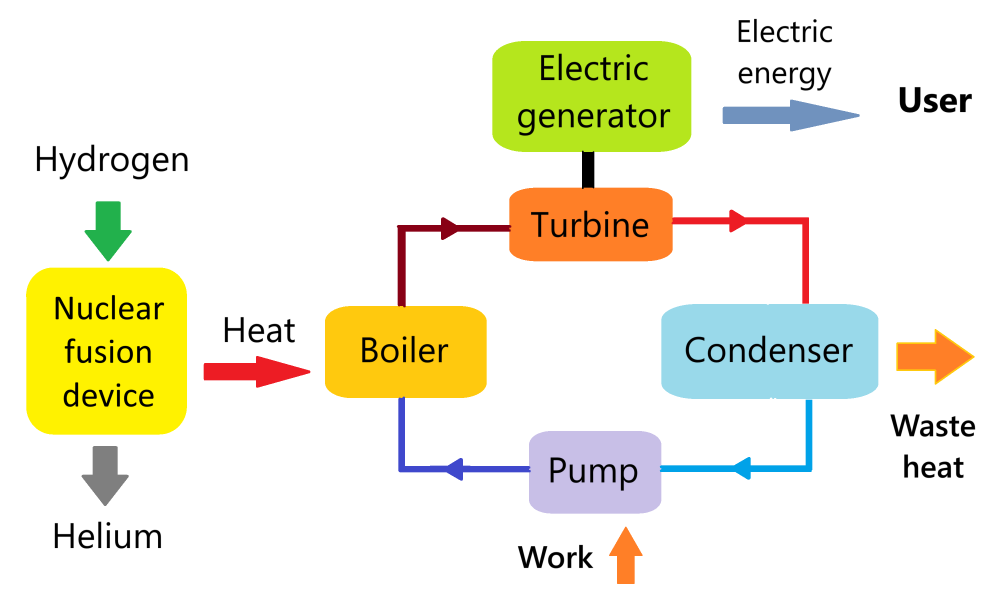
#> input picture slides/schematic of nuclear fusion power plant.png, 3002 x 1790 px (shown at 1/3 size)
$ python make_slides.py
#> lines starting #> are read from the running program, lines starting #| are printed output that depends on the picture
#!/usr/bin/env python3
"""
make_slides.py -- build the Argonne summer-2026 intern presentation from ONE content spec.

The deck is built **on the official Argonne PowerPoint template**
(slides/Argonne_Powerpoint_Template.pptx): we open the template, drop its example
slides, and populate its own layouts/placeholders, so the theme, fonts (Arial),
Argonne colors, logos, and slide numbers all come from the template itself.

Two backends, same content:
  * the EDITABLE, branded PowerPoint  -> slides/petsc_multiagent_tokamak.pptx   (authoritative)
  * a multi-page PDF preview          -> slides/petsc_multiagent_tokamak.pdf    (GitHub-viewable)

There is no LibreOffice on this host, so the PDF cannot be rendered from the .pptx
directly; instead it is drawn with matplotlib, *restyled to the Argonne palette* as a
faithful-enough proxy. The .pptx is the real, branded deliverable.

Content/numbers come from artifacts/<latest>/metrics.json + verification.json (the Python
driver run) and from artifacts/orchestrator-20260724-fixed/ (the built-in orchestrator demo,
Task 5). Result figures come from figures/; motivation images from slides/*.jpg,*.png.

Run with a Python that has python-pptx + matplotlib + PIL (the tokamak venv has all three):
  /home/sarthak.sharma/tokamak/.venv/bin/python slides/make_slides.py
"""
import os
import json
import textwrap

HERE = os.path.dirname(os.path.abspath(__file__))
PROJECT = os.path.dirname(HERE)
ARTIFACTS = os.path.join(PROJECT, "artifacts")
FIGURES = os.path.join(PROJECT, "figures")
TEMPLATE = os.path.join(HERE, "Argonne_Powerpoint_Template.pptx")

# Slide geometry matches the Argonne template (16:9, 10 x 5.625 in).
W, H = 10.0, 5.625

# Argonne brand palette (from the template theme): dk2 blue, lt2 gold, accents.
ARG_BLUE   = "#0082CA"   # theme dk2 (primary Argonne blue)
ARG_BLUE_DK = "#00609C"  # theme accent2 (darker blue, good for text on white)
ARG_GOLD   = "#F8B200"   # theme lt2
ARG_TEAL   = "#00A19C"   # theme accent5
ARG_GREEN  = "#77B300"   # theme accent1
DARK       = "#1F1F1F"
GREY       = "#5A5A5A"
WHITE      = "#FFFFFF"

# Font sizes (pt). Titles/subtitles largely inherit the template; these tune the body + PDF.
F_TITLE, F_SUB, F_AFFIL = 30, 17, 12          # PDF title slide
F_HEAD, F_SUBHEAD, F_L0, F_L1, F_CODE, F_CAP = 24, 14, 15, 13, 12, 11   # content slides

# Motivation images that live in slides/ (the deuterium-tritium / tokamak / plant art).
IMG_PLANT   = os.path.join(HERE, "schematic of nuclear fusion power plant.png")
IMG_DT      = os.path.join(HERE, "DT nuclear fusion schematic (GG).jpg")
IMG_TOKAMAK = os.path.join(HERE, "doe-explains-tokamaks.jpg")
# NOTE: "particle in cell algorithm schematic.jpg" is deliberately NOT used -- PIC is a
# kinetic method, whereas this work solves the Grad-Shafranov *equilibrium* (an elliptic
# MHD PDE) with finite differences / finite elements; showing PIC would misrepresent it.


def latest_run():
    p = os.path.join(ARTIFACTS, "LATEST")
    if os.path.isfile(p):
        return open(p).read().strip()
    runs = sorted(d for d in os.listdir(ARTIFACTS) if d.startswith("run-"))
    return runs[-1] if runs else None


def load(p):
    return json.load(open(p)) if os.path.isfile(p) else {}


def build_spec():
    run_id = latest_run()
    d = os.path.join(ARTIFACTS, run_id) if run_id else ""
    m = load(os.path.join(d, "metrics.json"))
    c = m.get("correctness", {}); e = m.get("efficiency", {}); h = m.get("human_effort", {})
    order = ", ".join("%.2f" % p for p in (c.get("observed_order_maxnorm") or [])) or "2.00, 2.00, 2.00"
    lines_gen = h.get("solver_lines_agent_generated") or 267
    model_name = c.get("model_name") or "Grad-Shafranov equation"
    err = ("%.2e" % c["finest_grid_maxnorm_error"]) if c.get("finest_grid_maxnorm_error") else "1.3e-05"
    snes = (c.get("snes_converged_reason", "CONVERGED_FNORM_RELATIVE").split(":")[-1].strip())
    flux = os.path.join(FIGURES, "gs_flux_surfaces.png")
    conv = os.path.join(FIGURES, "gs_convergence.png")

    slides = []

    # 1. Title slide (template layout "Title Slide").
    slides.append(dict(kind="title",
        title="Automated Problem-to-Solution Generation\nfor a Tokamak Fusion-Plasma Simulation",
        sub="A hierarchical multi-agent PETSc system — applied and verified",
        presenter="[PRESENTER NAME]", role="Summer 2026 Intern, Argonne National Laboratory",
        event="Argonne Summer 2026\nIntern Presentation", date="2026",
        image=IMG_PLANT))

    # 2. Why fusion.
    slides.append(dict(kind="content", title="Why fusion energy needs trustworthy simulation",
        subtitle="Fusion could be a near-limitless clean energy source — if we can confine the plasma",
        image=IMG_DT, image_caption="Deuterium–tritium fusion", bullets=[
        ("Fusion fuses light nuclei (deuterium + tritium) to release energy — the reaction that powers the Sun.", 0),
        ("A tokamak confines a ~150-million-°C plasma in a magnetic “cage” long enough to fuse.", 0),
        ("Getting there is a simulation problem: predict the plasma before building costly hardware.", 0),
        ("Simulations must be trustworthy — a plausible-looking wrong answer is worse than none.", 0),
    ]))

    # 3. The modeling challenge (tokamak).
    slides.append(dict(kind="content", title="The modeling challenge",
        subtitle="Turning fusion physics into correct, fast HPC code needs scarce, implicit expertise",
        image=IMG_TOKAMAK, image_caption="Tokamak magnetic confinement (U.S. DOE)", bullets=[
        ("Numerical methods: choose grids, discretizations, and solvers that actually converge.", 0),
        ("Libraries & parallelism: express it in PETSc and run on many CPU cores / GPUs.", 0),
        ("Verification: prove the computed answer is right, not merely plausible.", 0),
        ("Question: can a multi-agent AI system automate this whole path — and can we trust it?", 0),
    ]))

    # 4. The problem: Grad-Shafranov.
    slides.append(dict(kind="content", title="The problem: Grad–Shafranov equilibrium",
        subtitle="Axisymmetric ideal-MHD force balance for the poloidal flux ψ(R,Z)",
        image=flux, image_caption="Flux surfaces of the verified solution", bullets=[
        ("Δ*ψ = −μ₀R² p′(ψ) − F F′(ψ) — elliptic, nonlinear, time-independent.", 0),
        ("Its solution gives the flux surfaces, magnetic axis, and safety factor q.", 0),
        ("A natural PETSc SNES (nonlinear solver) problem.", 0),
        ("Verifiable: a manufactured exact solution gives a rigorous convergence test.", 0),
    ]))

    # 5. The system.
    slides.append(dict(kind="content", title="The system: a 3-layer multi-agent pipeline",
        subtitle="PETSc’s Model-Context-Protocol (MCP) agents, coordinated end to end",
        bullets=[
        ("Problem definition — Mathematical Modeling agent → strong/weak form, name, time-dependence.", 0),
        ("Agent execution — Numerical Analysis agent → grid, discretization, solver (SNES).", 0),
        ("Agent execution — HPC Code Generation agent → writes, compiles & runs PETSc C.", 0),
        ("Execution substrate — compile-run agent (make / run on the real machine).", 0),
        ("All agents run against Argonne’s Argo gateway (Claude Opus 4.8).", 0),
        ("A project-owned driver records every artifact with provenance (reproducible, resumable).", 0),
    ]))

    # 6. The pipeline in action.
    slides.append(dict(kind="content", title="The pipeline in action",
        subtitle="From one English prompt to a compiled, running solver — with no human edits",
        bullets=[
        ("Prompt: “the Grad-Shafranov equilibrium for the plasma in a tokamak.”", 0),
        ("Modeling agent → identified ‘%s’; time-dependent = False." % model_name, 0),
        ("Numerical Analysis agent → nonlinear solve with SNES on a structured grid.", 0),
        ("Code Generation agent → %d-line PETSc program (DMDA + SNES + true Jacobian)." % lines_gen, 0),
        ("Compiled and ran on 1 and 4 MPI ranks — no human edits.", 0),
    ]))

    # 7. Code excerpt.
    slides.append(dict(kind="code", title="The agent-generated PETSc solver (excerpt)",
        subtitle="A true-Jacobian finite-difference SNES residual — written by the Code Generation agent",
        code=[
        "static PetscErrorCode FormFunction(SNES snes, Vec X, Vec F, void *ctx){",
        "  /* Delta*_h psi = (psi_E-2psi_C+psi_W)/hR^2",
        "                  - (1/R)(psi_E-psi_W)/(2hR)",
        "                  + (psi_N-2psi_C+psi_S)/hZ^2   */",
        "  f[j][i] = dRR - dR1/R + dZZ - ForcingF(user,R,Z);   /* residual */",
        "}",
        "SNESSetFunction(snes, r, FormFunction, &user);",
        "SNESSetJacobian(snes, J, J, FormJacobian, &user);   /* true Jacobian */",
        "SNESSolve(snes, NULL, x);",
    ]))

    # 8. Verification.
    slides.append(dict(kind="content", title="Verification: it is actually right",
        subtitle="Method of manufactured solutions — a measured order of accuracy, not just plausible output",
        image=conv, image_caption="Manufactured-solution convergence", bullets=[
        ("Known exact ψ → check the numerical error as the grid refines.", 0),
        ("Max-norm error = %s on the finest 257² grid." % err, 0),
        ("Observed order of accuracy p = %s (expected 2 for central differences)." % order, 0),
        ("SNES converged: %s." % snes, 0),
    ]))

    # 9. Metrics.
    slides.append(dict(kind="content", title="Decision-gate metrics",
        subtitle="Correctness, human effort, and efficiency — the numbers behind the demo",
        bullets=[
        ("Correctness: model identified ✓, compiled & ran ✓, 2nd-order convergence ✓.", 0),
        ("Human effort: %s lines of solver code hand-written — it was generated." % h.get("solver_lines_handwritten", 0), 0),
        ("Efficiency: total wall-clock ≈ %s s; code-gen used %s tool calls." % (e.get("wallclock_seconds_total", "451"), e.get("codegen_tool_calls", "5")), 0),
        ("≈ %s LLM completions across the whole pipeline." % e.get("approx_llm_completions", "23"), 0),
    ]))

    # 10. NEW -- the built-in orchestrator (Task 5). Numbers from
    #     artifacts/orchestrator-20260724-fixed/ .
    slides.append(dict(kind="content", title="Fully autonomous: the built-in orchestrator",
        subtitle="The shipped LLM orchestrator drives all four agents itself — no Python driver",
        bullets=[
        ("Given only the prompt, an inner Claude agent sequenced all four MCP servers on its own.", 0),
        ("It independently chose a Solov’ev Grad–Shafranov model and a DMPLEX + PetscFE finite-element solve.", 0),
        ("The generated code compiled cleanly and ran: 225 DOFs, L2 norm ψ = 2.04, return code 0.", 0),
        ("It surfaced a real upstream bug — a hardcoded iteration cap flagged a converged run as failure.", 0),
        ("We fixed it and contributed the patch; the re-run finished: “I have completed the orchestration.”", 0),
    ]))

    # 11. What I built.
    slides.append(dict(kind="content", title="What I built and contributed",
        subtitle="Reusable tooling around the agents, plus fixes contributed back upstream",
        bullets=[
        ("A project-owned orchestration driver with full artifact provenance (resumable).", 0),
        ("Verification + post-processing (convergence, flux surfaces) and a metrics harness.", 0),
        ("Four fixes contributed back to the open PETSc multi-agent system:", 0),
        ("CWD-independent server resolution; portable stdio interpreter", 1),
        ("graceful operation without the documentation / RAG services", 1),
        ("code-generation and orchestrator loops that reliably capture results", 1),
    ]))

    # 12. Takeaways.
    slides.append(dict(kind="content", title="Takeaways & next steps",
        subtitle="A verification-driven multi-agent path from prompt to trustworthy HPC code",
        bullets=[
        ("A multi-agent system generated a correct, verified PETSc fusion-MHD solver from a prompt.", 0),
        ("Both the Python driver and the fully-autonomous orchestrator succeeded end to end.", 0),
        ("Verification-driven: convergence + exact-solution checks, not just plausible output.", 0),
        ("Next: shaped real-machine equilibria (Solov’ev / Cerfon–Freidberg), q-profile, GPU scale-up.", 0),
        ("Code + docs: github.com/engineer-scientist/petsc_mcp_servers_tokamak", 0),
    ]))

    # 13. Closing (template's Argonne closing layout).
    slides.append(dict(kind="closing"))

    return dict(slides=slides, run_id=run_id)


# ============================ python-pptx (template) backend ============================
def render_pptx(spec, out):
#> (the call stopped at in render_pptx, `prs = Presentation(TEMPLATE)`: pptx is not available in this run)
    from pptx import Presentation
    from pptx.util import Inches, Pt, Emu
    from pptx.dml.color import RGBColor
    from pptx.enum.text import PP_ALIGN
    from pptx.enum.shapes import MSO_SHAPE
    from PIL import Image

    def rgb(x):
        return RGBColor(int(x[1:3], 16), int(x[3:5], 16), int(x[5:7], 16))

    prs = Presentation(TEMPLATE)

    # Map layouts by name so we don't depend on index order.
    layouts = {l.name: l for l in prs.slide_masters[0].slide_layouts}
    L_TITLE = layouts.get("Title Slide")
    L_BULLETS = layouts.get("*Title, Subtitle and Bullets")
    L_TITLEONLY = layouts.get("*Title and Subtitle Only")
    L_CLOSING = layouts.get("Closing slide Argonne DOE") or layouts.get("Closing slide Argonne")

    # Drop the template's example slides (keep the master/layouts/theme).
    sldIdLst = prs.slides._sldIdLst
    for sldId in list(sldIdLst):
        rId = sldId.get(qn_r_id())
        try:
            prs.part.drop_rel(rId)
        except Exception:
            pass
        sldIdLst.remove(sldId)

    # [39 lines left out: functions ph_by_idx, set_text, add_image_fit, add_caption, fill_bullets, not called in this run]

    for s in spec["slides"]:
        kind = s["kind"]

        if kind == "closing":
            prs.slides.add_slide(L_CLOSING)
            continue

        if kind == "title":
            sl = prs.slides.add_slide(L_TITLE)
            t = ph_by_idx(sl, 0)
            if t is not None: set_text(t, s["title"])
            sub = ph_by_idx(sl, 1)
            if sub is not None: set_text(sub, s["sub"])
            # picture placeholder
            pic = ph_by_idx(sl, 10)
            if pic is not None and s.get("image") and os.path.isfile(s["image"]):
                try:
                    pic.insert_picture(s["image"])
                except Exception:
                    pass
            # footer columns: (label idx, value idx, label, value)
            footer = [(17, 18, "Presenter", "%s\n%s" % (s["presenter"], s["role"])),
                      (19, 20, "Event", s["event"]),
                      (21, 22, "Date", s["date"])]
            for lab_i, val_i, lab, val in footer:
                lp = ph_by_idx(sl, lab_i); vp = ph_by_idx(sl, val_i)
                if lp is not None: set_text(lp, lab)
                if vp is not None: set_text(vp, val)
            continue

        if kind == "code":
            sl = prs.slides.add_slide(L_TITLEONLY)
            t = ph_by_idx(sl, 0)
            if t is not None: set_text(t, s["title"])
            sub = ph_by_idx(sl, 13)
            if sub is not None and s.get("subtitle"): set_text(sub, s["subtitle"])
            # code panel
            box = (0.5, 1.7, 9.0, 3.3)
            panel = sl.shapes.add_shape(MSO_SHAPE.ROUNDED_RECTANGLE,
                                        Inches(box[0]), Inches(box[1]), Inches(box[2]), Inches(box[3]))
            panel.fill.solid(); panel.fill.fore_color.rgb = rgb("#F2F5F8")
            panel.line.color.rgb = rgb(ARG_BLUE); panel.line.width = Pt(0.75); panel.shadow.inherit = False
            tb = sl.shapes.add_textbox(Inches(box[0] + 0.2), Inches(box[1] + 0.15),
                                       Inches(box[2] - 0.4), Inches(box[3] - 0.3))
            tf = tb.text_frame; tf.word_wrap = True
            for i, ln in enumerate(s["code"]):
                p = tf.paragraphs[0] if i == 0 else tf.add_paragraph()
                r = p.add_run(); r.text = ln
                r.font.name = "Consolas"; r.font.size = Pt(F_CODE); r.font.color.rgb = rgb(DARK)
            continue

        # kind == content
        sl = prs.slides.add_slide(L_BULLETS)
        t = ph_by_idx(sl, 0)
        if t is not None: set_text(t, s["title"])
        sub = ph_by_idx(sl, 13)
        if sub is not None and s.get("subtitle"): set_text(sub, s["subtitle"])

        has_img = bool(s.get("image") and os.path.isfile(s["image"]))
        body = ph_by_idx(sl, 14)
        if body is not None:
            if has_img:  # narrow the content placeholder to the left column
                body.left = Inches(0.5); body.top = Inches(1.6)
                body.width = Inches(5.2); body.height = Inches(3.6)
            fill_bullets(body, s["bullets"])

        if has_img:
            img_box = (6.0, 1.7, 3.7, 3.0)
            add_image_fit(sl, s["image"], img_box)
            if s.get("image_caption"):
                add_caption(sl, s["image_caption"], (6.0, 4.75, 3.7, 0.4))

    prs.save(out)
    print("[slides] wrote %s (%d slides) on the Argonne template from run %s"
          % (out, len(spec["slides"]), spec["run_id"]))


def qn_r_id():
    # relationship-id attribute name on <p:sldId>
    return "{http://schemas.openxmlformats.org/officeDocument/2006/relationships}id"


# ============================ matplotlib PDF proxy backend ============================
def render_pdf(spec, out_pdf):
#> called with out_pdf = 'slides/petsc_multiagent_tokamak.pdf'
    import matplotlib
    matplotlib.use("Agg")
    import matplotlib.pyplot as plt
    from matplotlib.backends.backend_pdf import PdfPages
    from matplotlib.patches import Rectangle, FancyBboxPatch
    import matplotlib.image as mpimg
    import logging
    # Prefer Arial (matches the .pptx); fall back silently to a metric-compatible sans.
    matplotlib.rcParams["font.family"] = ["Arial", "Liberation Sans", "DejaVu Sans"]
    logging.getLogger("matplotlib.font_manager").setLevel(logging.ERROR)

    def Y(y):
        return H - y

    def wrap(text, size, width_in):
        maxchars = max(10, int(width_in / (0.48 * size / 72.0)))
        return textwrap.wrap(text, maxchars) or [""]

    with PdfPages(out_pdf) as pdf:
        for s in spec["slides"]:
            fig = plt.figure(figsize=(W, H))
            ax = fig.add_axes([0, 0, 1, 1]); ax.set_xlim(0, W); ax.set_ylim(0, H); ax.axis("off")
            kind = s["kind"]

            if kind == "closing":
                ax.add_patch(Rectangle((0, 0), W, H, color=ARG_BLUE))
                ax.text(W / 2, Y(2.5), "Argonne National Laboratory", fontsize=22, color=WHITE,
                        ha="center", va="center", fontweight="bold")
                ax.text(W / 2, Y(3.1), "Thank you", fontsize=15, color="#CFE0EA", ha="center", va="center")
                ax.add_patch(Rectangle((0, 0), W, 0.18, color=ARG_GOLD))
                pdf.savefig(fig); plt.close(fig); continue

            if kind == "title":
                ax.add_patch(Rectangle((0, 0), W, H, color=ARG_BLUE))
                ax.add_patch(Rectangle((0, 0), W, 0.22, color=ARG_GOLD))
                ax.add_patch(Rectangle((0, H - 0.22), W, 0.22, color=ARG_GOLD))
                # optional image, right side
                has_title_img = bool(s.get("image") and os.path.isfile(s["image"]))
                if has_title_img:
                    img = mpimg.imread(s["image"]); ih, iw = img.shape[0], img.shape[1]
#> in render_pdf, img is the input picture: shape (1790, 3002, 4) float32; mean R, G, B, A 0.936, 0.929, 0.852, 1
                    bx, by, bw, bh = 6.5, 1.0, 3.0, 2.2
                    scale = min(bw / iw, bh / ih); dw, dh = iw * scale, ih * scale
                    ix = bx + (bw - dw) / 2; iy = by + (bh - dh) / 2
                    ax.imshow(img, extent=[ix, ix + dw, Y(iy + dh), Y(iy)], aspect="auto", zorder=5)
                # title text kept in the left column so it never runs under the image
                title_w = 4.8 if has_title_img else W - 1.0
                yy = 1.05
                for ln in s["title"].split("\n"):
                    for seg in wrap(ln, F_TITLE, title_w):
                        ax.text(0.5, Y(yy), seg, fontsize=F_TITLE, color=WHITE, ha="left", va="top", fontweight="bold")
                        yy += F_TITLE / 72.0 * 1.18
                yy += 0.18
                for seg in wrap(s["sub"], F_SUB, title_w):
                    ax.text(0.5, Y(yy), seg, fontsize=F_SUB, color="#9FE0E6", ha="left", va="top")
                    yy += F_SUB / 72.0 * 1.25
                # footer columns
                cols = [("Presenter", "%s / %s" % (s["presenter"], s["role"])),
                        ("Event", s["event"].replace("\n", " ")),
                        ("Date", s["date"])]
                for i, (lab, val) in enumerate(cols):
                    x = 0.5 + i * 3.15
                    ax.text(x, Y(4.55), lab.upper(), fontsize=10, color=ARG_GOLD, ha="left", va="top", fontweight="bold")
                    for k, ln in enumerate(wrap(val, F_AFFIL, 2.9)):
                        ax.text(x, Y(4.85 + k * 0.24), ln, fontsize=F_AFFIL, color="#CFE0EA", ha="left", va="top")
                pdf.savefig(fig); plt.close(fig); continue
#> after `pdf.savefig(fig)`:
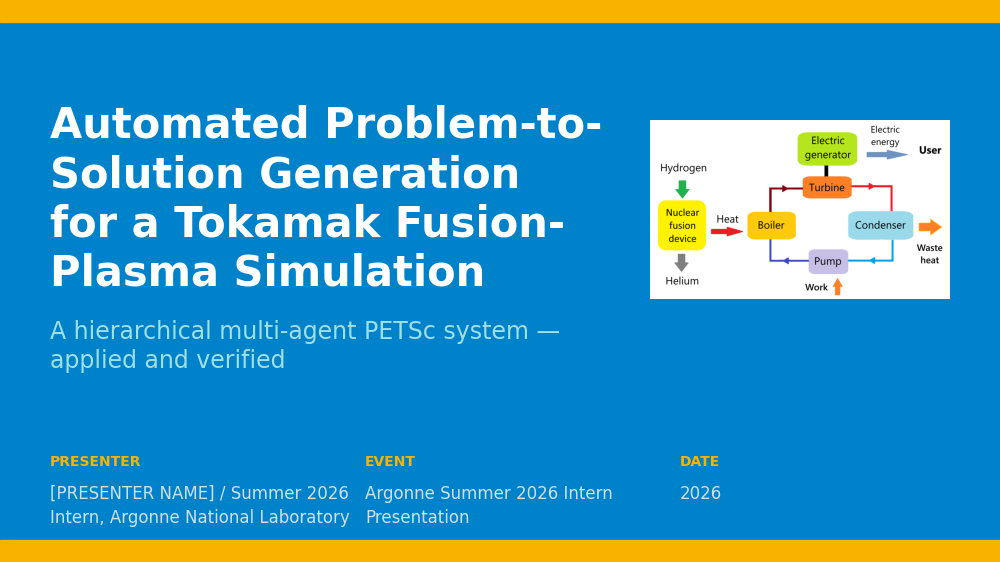
#> figure drawn by matplotlib, 1 panel
#> (the rest of the program and of its run is left out)
